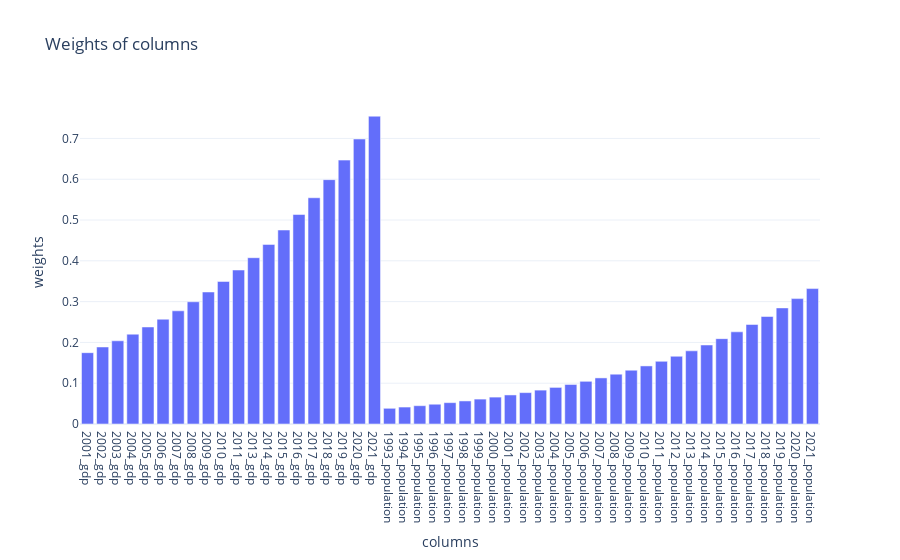

Source (notebook cell):
### Markdown cell above
The visualization below illustrates the weights assigned to variables in the calculation of similarity for Adams County, Colorado. Both the population variable and GDP are time series. Their weights are $4$ and $2$, respectively, indicating that GDP contributes less to the overall distance measure. Additionally, the weights for these variables do not have a uniform distribution, more recent years are considered more relevant. This adjustment is achieved through the mentioned time decay argument.

### Code cell
f = FipsQuery(42001, 'gdp', feature_groups_with_weights={"population": 4, "gdp": 2})
f.find_euclidean_kins()
f.plot_weights()

### Figure 1 — Plotly figure (JSON) as saved in the notebook; plotly's stock layout.template omitted (floating-point values rounded to 4 significant figures)
{"data": [{"type": "bar", "x": ["2001_gdp", "2002_gdp", "2003_gdp", "2004_gdp", "2005_gdp", "2006_gdp", "2007_gdp", "2008_gdp", "2009_gdp", "2010_gdp", "2011_gdp", "2013_gdp", "2014_gdp", "2015_gdp", "2016_gdp", "2017_gdp", "2018_gdp", "2019_gdp", "2020_gdp", "2021_gdp", "1993_population", "1994_population", "1995_population", "1996_population", "1997_population", "1998_population", "1999_population", "2000_population", "2001_population", "2002_population", "2003_population", "2004_population", "2005_population", "2006_population", "2007_population", "2008_population", "2009_population", "2010_population", "2011_population", "2012_population", "2013_population", "2014_population", "2015_population", "2016_population", "2017_population", "2018_population", "2019_population", "2020_population", "2021_population"], "y": [0.1748, 0.1888, 0.2039, 0.2202, 0.2378, 0.2569, 0.2774, 0.2996, 0.3236, 0.3495, 0.3774, 0.4076, 0.4402, 0.4754, 0.5135, 0.5546, 0.5989, 0.6468, 0.6986, 0.7545, 0.03847, 0.04155, 0.04488, 0.04847, 0.05234, 0.05653, 0.06105, 0.06594, 0.07121, 0.07691, 0.08306, 0.08971, 0.09688, 0.1046, 0.113, 0.122, 0.1318, 0.1424, 0.1537, 0.166, 0.1793, 0.1937, 0.2092, 0.2259, 0.244, 0.2635, 0.2846, 0.3073, 0.3319]}], "layout": {"title": {"text": "Weights of columns"}, "xaxis": {"title": {"text": "columns"}}, "yaxis": {"title": {"text": "weights"}}}}
